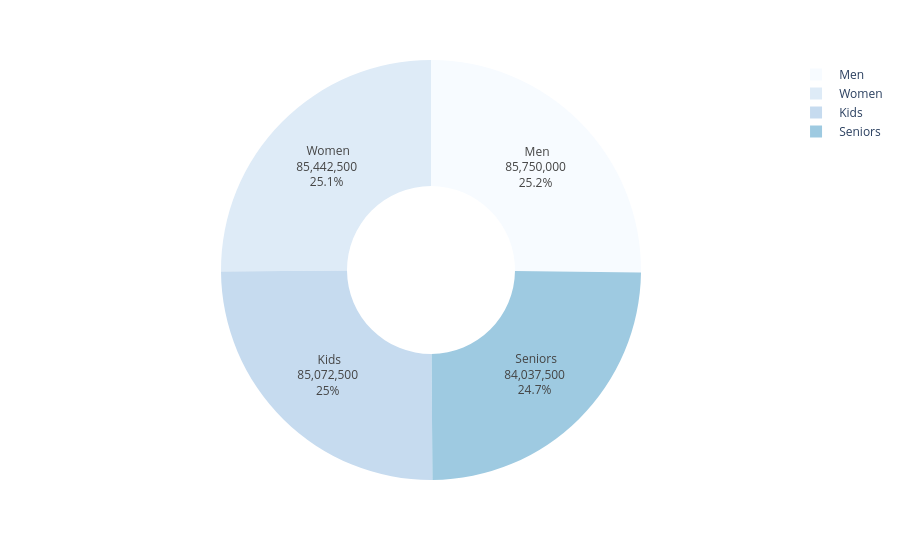

Notebook code cell kept with this figure:
### Code cell
fig = px.pie(values=group_sales, names=group_sales.index,
             color_discrete_sequence=px.colors.sequential.Blues,
             hole=0.4)
fig.update_traces(textposition='inside', textinfo='percent+value+label')
fig.show()

### Figure 1 — Plotly figure (JSON) as saved in the notebook; plotly's stock layout.template omitted (floating-point values rounded to 4 significant figures)
{"data": [{"domain": {"x": [0, 1], "y": [0, 1]}, "hole": 0.4, "hovertemplate": "label=%{label}<br>value=%{value}<extra></extra>", "labels": [" Kids", " Men", " Seniors", " Women"], "legendgroup": "", "name": "", "showlegend": true, "textinfo": "percent+value+label", "textposition": "inside", "type": "pie", "values": [85072500, 85750000, 84037500, 85442500]}], "layout": {"legend": {"tracegroupgap": 0}, "margin": {"t": 60}, "piecolorway": ["rgb(247,251,255)", "rgb(222,235,247)", "rgb(198,219,239)", "rgb(158,202,225)", "rgb(107,174,214)", "rgb(66,146,198)", "rgb(33,113,181)", "rgb(8,81,156)", "rgb(8,48,107)"]}}
